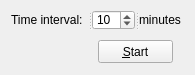
<?xml version="1.0" encoding="UTF-8"?>
<ui version="4.0">
 <class>MainWindow</class>
 <widget class="QMainWindow" name="MainWindow">
  <property name="windowModality">
   <enum>Qt::WindowModal</enum>
  </property>
  <property name="geometry">
   <rect>
    <x>0</x>
    <y>0</y>
    <width>195</width>
    <height>75</height>
   </rect>
  </property>
  <property name="sizePolicy">
   <sizepolicy hsizetype="Fixed" vsizetype="Fixed">
    <horstretch>0</horstretch>
    <verstretch>0</verstretch>
   </sizepolicy>
  </property>
  <property name="minimumSize">
   <size>
    <width>195</width>
    <height>75</height>
   </size>
  </property>
  <property name="maximumSize">
   <size>
    <width>195</width>
    <height>75</height>
   </size>
  </property>
  <property name="windowTitle">
   <string>Forbid sleeping mode</string>
  </property>
  <property name="windowIcon">
   <iconset>
    <normaloff>output_wnd.ico</normaloff>
    <normalon>output_wnd.ico</normalon>output_wnd.ico</iconset>
  </property>
  <widget class="QWidget" name="centralWidget">
   <widget class="QPushButton" name="btnStartStop">
    <property name="geometry">
     <rect>
      <x>98</x>
      <y>40</y>
      <width>75</width>
      <height>23</height>
     </rect>
    </property>
    <property name="text">
     <string>&amp;Start</string>
    </property>
   </widget>
   <widget class="QLabel" name="labelWorking">
    <property name="geometry">
     <rect>
      <x>10</x>
      <y>40</y>
      <width>84</width>
      <height>23</height>
     </rect>
    </property>
    <property name="font">
     <font>
      <italic>true</italic>
     </font>
    </property>
    <property name="text">
     <string/>
    </property>
   </widget>
   <widget class="QSplitter" name="splitter">
    <property name="geometry">
     <rect>
      <x>11</x>
      <y>10</y>
      <width>171</width>
      <height>20</height>
     </rect>
    </property>
    <property name="orientation">
     <enum>Qt::Horizontal</enum>
    </property>
    <widget class="QLabel" name="labelInterval">
     <property name="text">
      <string>Time interval: </string>
     </property>
    </widget>
    <widget class="QSpinBox" name="spinBoxInterval">
     <property name="minimum">
      <number>1</number>
     </property>
     <property name="maximum">
      <number>60</number>
     </property>
     <property name="value">
      <number>10</number>
     </property>
    </widget>
    <widget class="QLabel" name="labelTimeUnits">
     <property name="text">
      <string>minutes</string>
     </property>
    </widget>
   </widget>
  </widget>
 </widget>
 <layoutdefault spacing="6" margin="11"/>
 <tabstops>
  <tabstop>spinBoxInterval</tabstop>
  <tabstop>btnStartStop</tabstop>
 </tabstops>
 <resources/>
 <connections>
  <connection>
   <sender>btnStartStop</sender>
   <signal>clicked()</signal>
   <receiver>MainWindow</receiver>
   <slot>btnStartStop_clicked()</slot>
   <hints>
    <hint type="sourcelabel">
     <x>132</x>
     <y>49</y>
    </hint>
    <hint type="destinationlabel">
     <x>15</x>
     <y>15</y>
    </hint>
   </hints>
  </connection>
 </connections>
 <slots>
  <slot>btnStartStop_clicked()</slot>
 </slots>
</ui>
